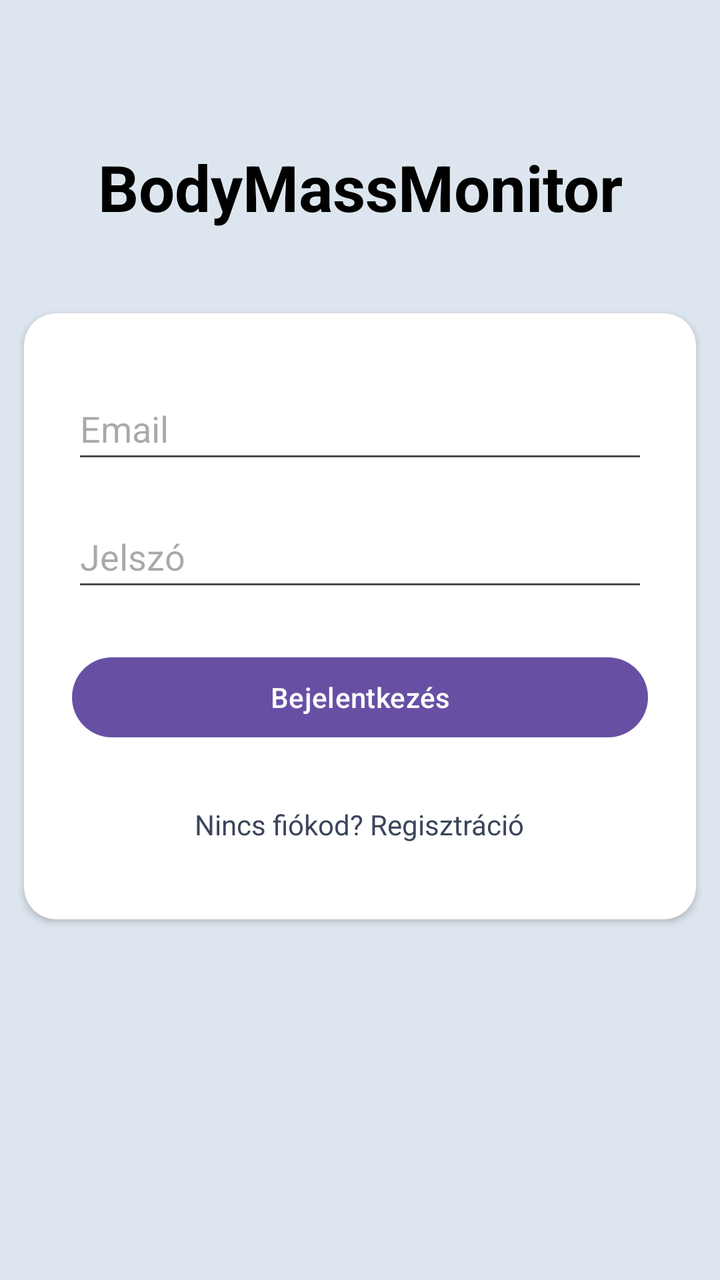
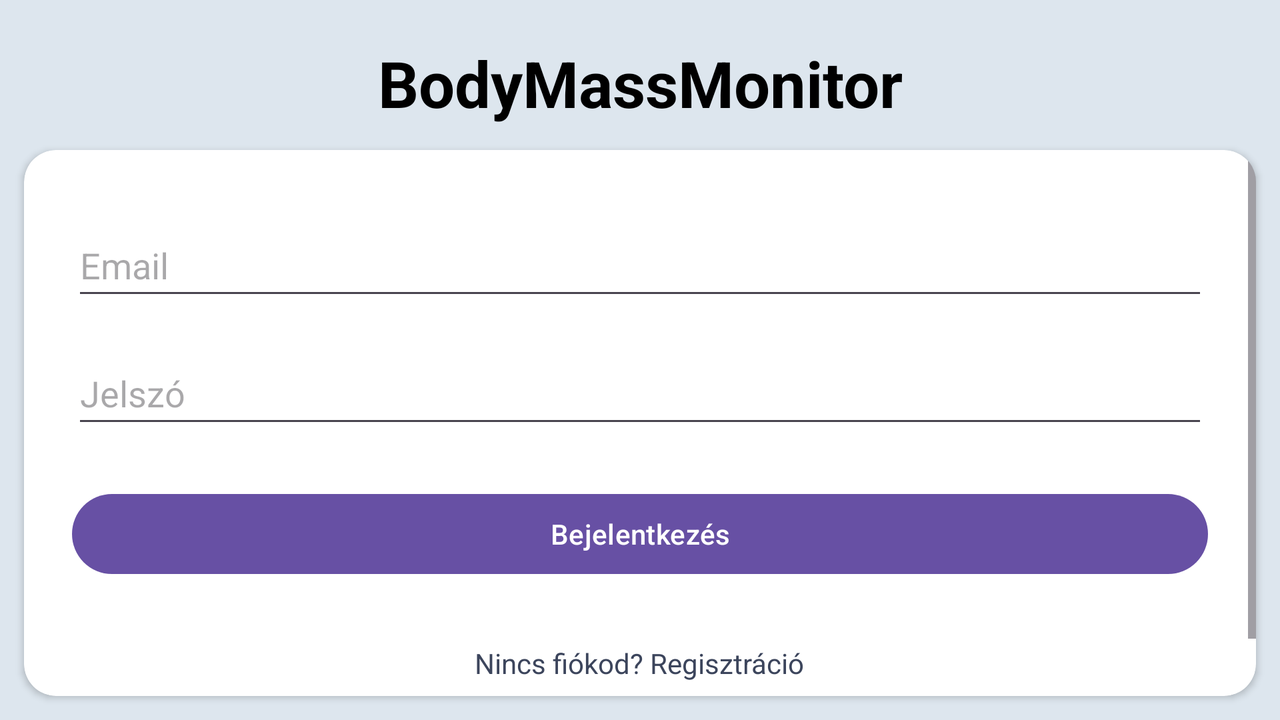

Compare how this app lays out the same screen by default and in its alternative resource folder. The renders come first, then the two layout files and the values they reference.
<!-- AndroidManifest.xml: application theme Theme.BodyMassMonitor -->
<!-- res/layout/activity_main.xml -->
<?xml version="1.0" encoding="utf-8"?>
<androidx.constraintlayout.widget.ConstraintLayout
    xmlns:android="http://schemas.android.com/apk/res/android"
    xmlns:app="http://schemas.android.com/apk/res-auto"
    xmlns:tools="http://schemas.android.com/tools"
    android:id="@+id/main"
    android:layout_width="match_parent"
    android:layout_height="match_parent"
    android:background="#FFDDE6EE"
    tools:context=".MainActivity">

    

    

    <TextView
        android:id="@+id/tvTitle"
        android:layout_width="wrap_content"
        android:layout_height="wrap_content"
        android:layout_marginTop="48dp"
        android:gravity="center"
        android:paddingTop="24dp"
        android:text="BodyMassMonitor"
        android:textColor="@color/black"
        android:textSize="32dp"
        android:textStyle="bold"
        app:layout_constraintEnd_toEndOf="parent"
        app:layout_constraintStart_toStartOf="parent"
        app:layout_constraintTop_toTopOf="parent" />

    <androidx.cardview.widget.CardView
        android:id="@+id/cardLogin"
        android:layout_width="0dp"
        android:layout_height="wrap_content"
        android:layout_margin="12dp"
        android:layout_marginBottom="50dp"
        android:backgroundTint="@android:color/white"
        app:cardCornerRadius="16dp"
        app:layout_constraintBottom_toBottomOf="parent"
        app:layout_constraintEnd_toEndOf="parent"
        app:layout_constraintStart_toStartOf="parent"
        app:layout_constraintTop_toBottomOf="@id/tvTitle"
        app:layout_constraintVertical_bias="0.15">

        <LinearLayout
            android:layout_width="match_parent"
            android:layout_height="match_parent"
            android:orientation="vertical"
            android:padding="24dp">

            
            <EditText
                android:id="@+id/etEmail"
                android:layout_width="match_parent"
                android:layout_height="wrap_content"
                android:layout_marginTop="8dp"
                android:hint="@string/email"
                android:inputType="textEmailAddress"
                android:minHeight="48dp" />

            
            <EditText
                android:id="@+id/etPassword"
                android:layout_width="match_parent"
                android:layout_height="wrap_content"
                android:layout_marginTop="16dp"
                android:hint="@string/password"
                android:inputType="textPassword"
                android:minHeight="48dp" />

            
            <Button
                android:id="@+id/btnLogin"
                android:layout_width="match_parent"
                android:layout_height="wrap_content"
                android:layout_marginTop="24dp"
                android:onClick="login"
                android:text="@string/login" />


            
            <TextView
                android:id="@+id/tvRegisterLink"
                android:layout_width="wrap_content"
                android:layout_height="wrap_content"
                android:layout_gravity="center_horizontal"
                android:layout_marginTop="16dp"
                android:clickable="true"
                android:focusable="true"
                android:onClick="registration"
                android:padding="14dp"
                android:text="@string/registration"
                android:textColor="#FF3C455C"
                android:textSize="14sp" />

        </LinearLayout>
    </androidx.cardview.widget.CardView>

</androidx.constraintlayout.widget.ConstraintLayout>
<!-- resources referenced by this layout -->
<resources>
  <color name="black">#FF000000</color>
  <string name="email">Email</string>
  <string name="login">Bejelentkezés</string>
  <string name="password">Jelszó</string>
  <string name="registration">Nincs fiókod? Regisztráció</string>
  <style name="Theme.BodyMassMonitor" parent="Base.Theme.BodyMassMonitor" />
  <style name="Base.Theme.BodyMassMonitor" parent="Theme.Material3.DayNight.NoActionBar">
          
          
      </style>
</resources>
<!-- res/layout-land/activity_main.xml (the repository's variant of the layout above) -->
<!-- drawn on the phone turned sideways -->
<?xml version="1.0" encoding="utf-8"?>
<androidx.constraintlayout.widget.ConstraintLayout
    xmlns:android="http://schemas.android.com/apk/res/android"
    xmlns:app="http://schemas.android.com/apk/res-auto"
    xmlns:tools="http://schemas.android.com/tools"
    android:id="@+id/main"
    android:layout_width="match_parent"
    android:layout_height="match_parent"
    android:background="#FFDDE6EE"
    tools:context=".MainActivity">

    

    

    <TextView
        android:id="@+id/tvTitle"
        android:layout_width="wrap_content"
        android:layout_height="wrap_content"
        android:layout_marginTop="0dp"
        android:gravity="center"
        android:paddingTop="20dp"
        android:text="BodyMassMonitor"
        android:textColor="@color/black"
        android:textSize="32dp"
        android:textStyle="bold"
        app:layout_constraintEnd_toEndOf="parent"
        app:layout_constraintStart_toStartOf="parent"
        app:layout_constraintTop_toTopOf="parent" />



    <androidx.cardview.widget.CardView
        android:id="@+id/cardLogin"
        android:layout_width="0dp"
        android:layout_height= "0dp"
        android:layout_margin="12dp"
        android:layout_marginBottom="50dp"
        android:backgroundTint="@android:color/white"
        app:cardCornerRadius="16dp"
        app:layout_constraintBottom_toBottomOf="parent"
        app:layout_constraintEnd_toEndOf="parent"
        app:layout_constraintStart_toStartOf="parent"
        app:layout_constraintTop_toBottomOf="@id/tvTitle"
        app:layout_constraintVertical_bias="0.15">

        <ScrollView
            android:layout_width="match_parent"
            android:layout_height="match_parent">

        <LinearLayout
            android:layout_width="match_parent"
            android:layout_height="wrap_content"
            android:orientation="vertical"
            android:padding="24dp">

            
            <EditText
                android:id="@+id/etEmail"
                android:layout_width="match_parent"
                android:layout_height="wrap_content"
                android:layout_marginTop="8dp"
                android:hint="@string/email"
                android:inputType="textEmailAddress"
                android:minHeight="48dp" />

            
            <EditText
                android:id="@+id/etPassword"
                android:layout_width="match_parent"
                android:layout_height="wrap_content"
                android:layout_marginTop="16dp"
                android:hint="@string/password"
                android:inputType="textPassword"
                android:minHeight="48dp" />

            
            <Button
                android:id="@+id/btnLogin"
                android:layout_width="match_parent"
                android:layout_height="wrap_content"
                android:layout_marginTop="24dp"
                android:onClick="login"
                android:text="@string/login" />


            
            <TextView
                android:id="@+id/tvRegisterLink"
                android:layout_width="wrap_content"
                android:layout_height="wrap_content"
                android:layout_gravity="center_horizontal"
                android:layout_marginTop="16dp"

                android:clickable="true"
                android:focusable="true"
                android:onClick="registration"
                android:padding="15dp"
                android:text="@string/registration"
                android:textColor="#FF3C455C"
                android:textSize="14sp" />




        </LinearLayout>
    </ScrollView>
    </androidx.cardview.widget.CardView>






</androidx.constraintlayout.widget.ConstraintLayout>
